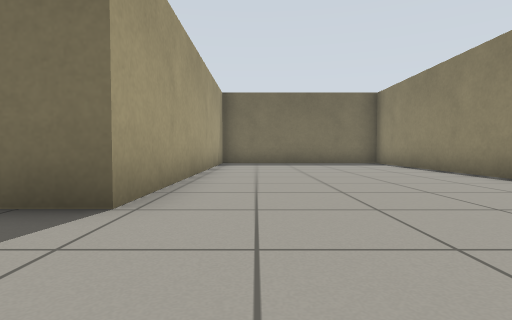
View 1 (above)

16 first-person views from a walk through a robot-simulator world made for Gazebo. The camera is 0.5 m above the floor, tilts 2° down and sees 80° across. The floor is counted in squares, 1 m on a side. Each view is taken from the middle of a square. On the plan, view 1 faces up. The plan holds only what a view shows up to about 9 squares ahead; the rest is blank.

View 2
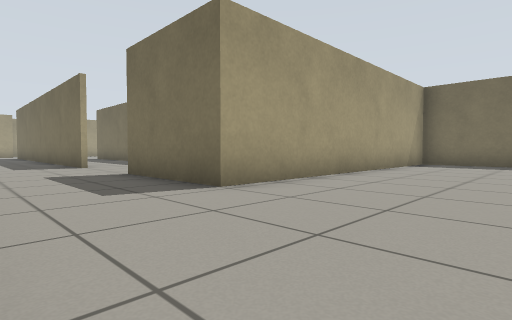

View 3
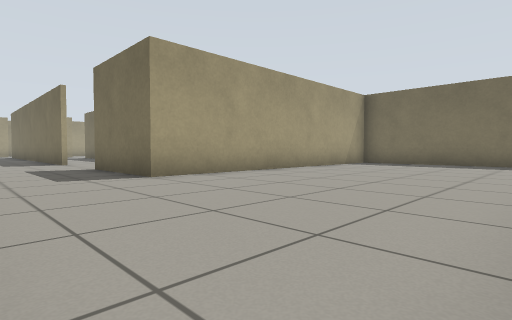

View 4
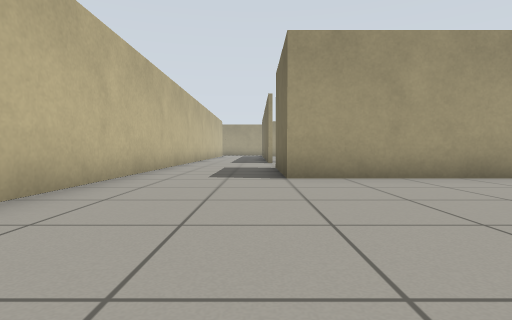

View 5
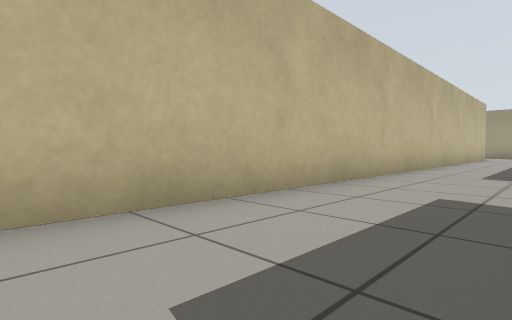

View 6
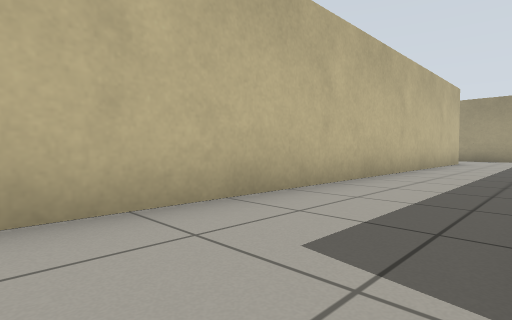

View 7
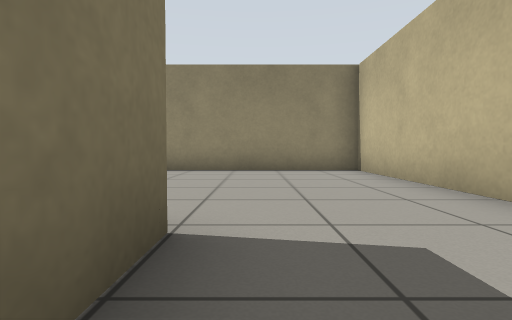

View 8
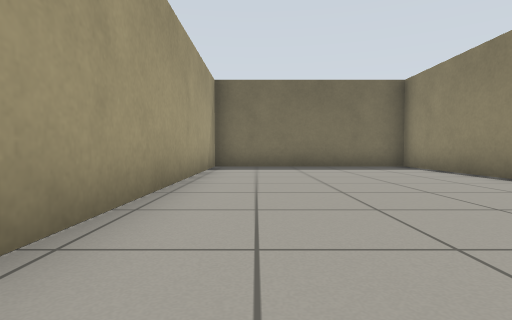

View 9
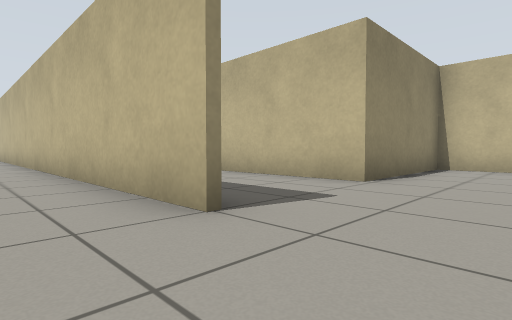

View 10
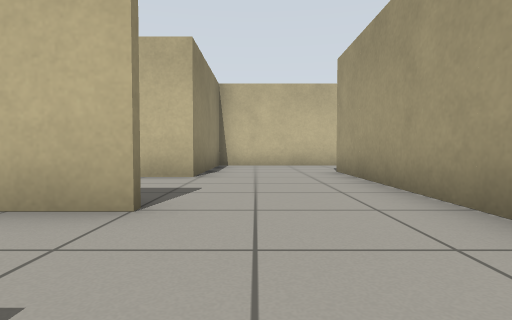

View 11
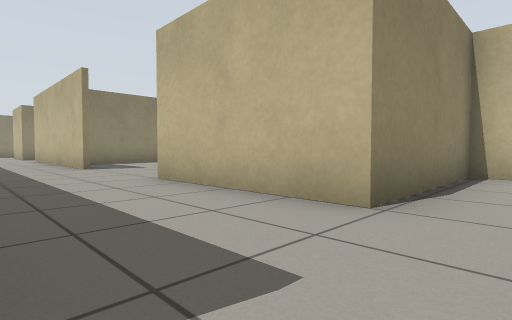

View 12
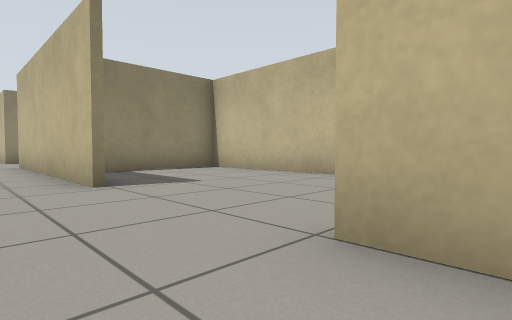

View 13
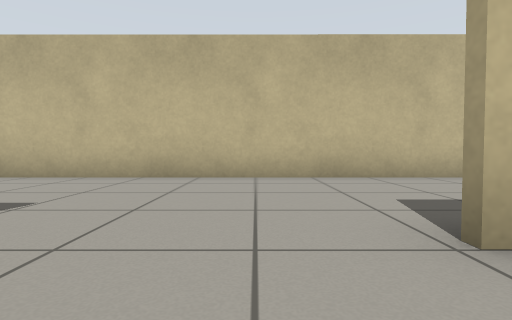

View 14
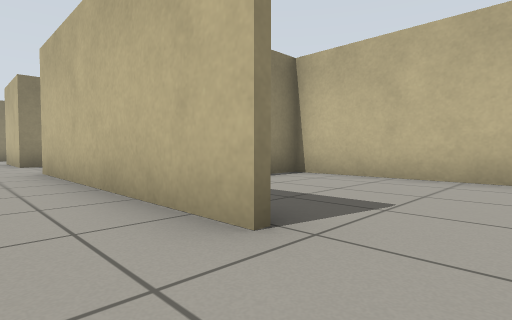

View 15
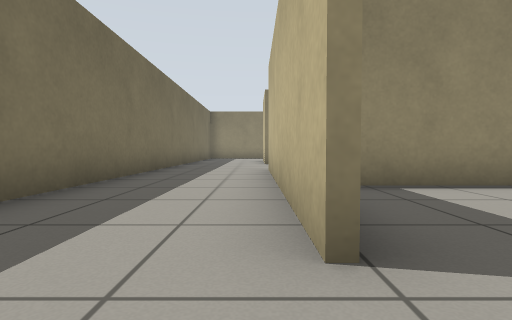

View 16
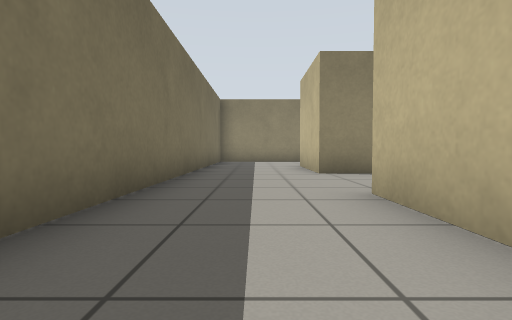

### Floor plan
Key: @ floor where view 1 was taken; # wall or solid block; . floor.
Columns run from 21 left of view 1 to 5 right of it. Each row starts with its distance up from view 1.
 11                     #######
 10                     #.....#
  9                     #.....#
  8                     #.....#
  7                     #.....#
  6                     #.....#
  5                     #.....#
  4                     #.....#
  3              ....####.....#
  2   .          ##...........#
  1  .........................#
  0 #....................@....#
 -1 #..########################
 -2 #......................
 -3 #..........######..####
 -4 #..####......#   ..#
 -5 #..#  .......#
 -6 ...# ........#
 -7 ...# ........#
 -8   ############

Positions as (right, up) in squares from view 1, and headings:
1: (0, 0), facing up
2: (2, 0), facing up-left
3: (4, 0), facing up-left
4: (4, 2), facing left
5: (-1, 2), facing down-left
6: (-6, 2), facing down-left
7: (-3, 2), facing right
8: (0, 2), facing up
9: (-20, 1), facing down-right
10: (-19, 2), facing down
11: (-19, -1), facing down-right
12: (-15, -2), facing down-right
13: (-13, -2), facing down
14: (-12, -2), facing down-right
15: (-12, -3), facing right
16: (-8, -2), facing right
